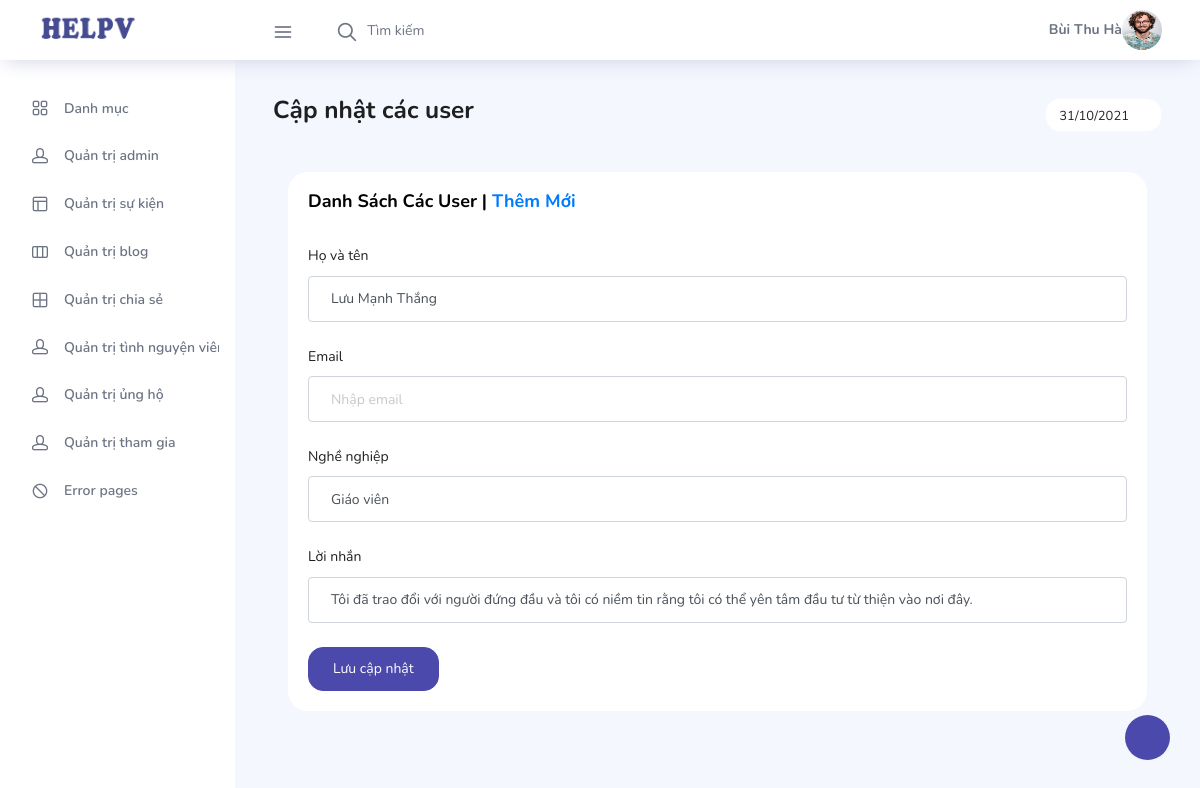
Screenshot of /admin/chia_se_sua.php?id=4 (signed in) with the database file from the repository.
### tables this page shows
CREATE TABLE `tbl_chia_se_user` (
  `id_chia_se` int(11) NOT NULL,
  `ten` varchar(50) NOT NULL,
  `email` text DEFAULT NULL,
  `nghe_nghiep` varchar(50) DEFAULT NULL,
  `loi_nhan` text NOT NULL,
  `id_admin` int(11) NOT NULL DEFAULT 1
);

### admin/chia_se_sua.php (the view, shortened to what this page needs)
<?php
$ten=$_SESSION['ten'];
$anh=$_SESSION['anh'];
;?>
<!DOCTYPE html>
<html lang="en">
<head>
  <link rel="stylesheet" href="vendors/feather/feather.css">
  <link rel="stylesheet" href="vendors/ti-icons/css/themify-icons.css">
  <link rel="stylesheet" href="vendors/css/vendor.bundle.base.css">
  <link rel="stylesheet" href="vendors/datatables.net-bs4/dataTables.bootstrap4.css">
  <link rel="stylesheet" href="vendors/ti-icons/css/themify-icons.css">
  <link rel="stylesheet" type="text/css" href="js/select.dataTables.min.css">
  <link rel="stylesheet" href="css/vertical-layout-light/style.css">
</head>
<body>
  <div class="container-scroller">
    <nav class="navbar col-lg-12 col-12 p-0 fixed-top d-flex flex-row">
      <div class="text-center navbar-brand-wrapper d-flex align-items-center justify-content-center">
       <a class="navbar-brand brand-logo mr-5" href="index.php"><img src="images/a.jpg" class="mr-2" alt="logo"/></a>
      </div>
      <div class="navbar-menu-wrapper d-flex align-items-center justify-content-end">
        <button class="navbar-toggler navbar-toggler align-self-center" type="button" data-toggle="minimize">
          <span class="icon-menu"></span>
        </button>
        <ul class="navbar-nav mr-lg-2">
          <li class="nav-item nav-search d-none d-lg-block">
            <div class="input-group">
              <div class="input-group-prepend hover-cursor" id="navbar-search-icon">
                <span class="input-group-text" id="search">
                  <i class="icon-search"></i>
                </span>
              </div>
              <input type="text" class="form-control" id="navbar-search-input" placeholder="Tìm kiếm" aria-label="search" aria-describedby="search">
            </div>
          </li>
        </ul>
        <ul class="navbar-nav navbar-nav-right">
          <li class="nav-item nav-profile dropdown">
          <strong><?php echo $ten ;?></strong>
            <a class="nav-link dropdown-toggle" href="#" data-toggle="dropdown" id="profileDropdown">
              <img src="../<?php echo $anh ;?>" alt="profile"/>
            </a>
          </li>
        </ul>
      </div>
    </nav>
    <div class="container-fluid page-body-wrapper">
      <div class="theme-setting-wrapper">
        <div id="settings-trigger"><i class="ti-settings"></i></div>
      </div>
      <nav class="sidebar sidebar-offcanvas" id="sidebar">
        <ul class="nav">
          <li class="nav-item">
            <a class="nav-link" href="index.php">
              <i class="icon-grid menu-icon"></i>
              <span class="menu-title">Danh mục</span>
            </a>
          </li>
          <li class="nav-item">
            <a class="nav-link" href="quan_tri_admin.php">
              <i class="icon-head menu-icon"></i>
              <span class="menu-title">Quản trị admin</span>
            </a>
          </li>
          <li class="nav-item">
            <a class="nav-link" href="quan_tri_su_kien.php">
              <i class="icon-layout menu-icon"></i>
              <span class="menu-title">Quản trị sự kiện</span>
            </a>
          </li>
          <li class="nav-item">
            <a class="nav-link" href="quan_tri_blog.php">
              <i class="icon-columns menu-icon"></i>
              <span class="menu-title">Quản trị blog</span>
            </a>
          </li>
          <li class="nav-item">
            <a class="nav-link" href="quan_tri_chia_se.php">
              <i class="icon-grid-2 menu-icon"></i>
              <span class="menu-title">Quản trị chia sẻ</span>
            </a>
          </li>
          <li class="nav-item">
            <a class="nav-link" href="quan_tri_tinh_nguyen_vien.php">
              <i class="icon-head menu-icon"></i>
              <span class="menu-title">Quản trị tình nguyện viên</span>
            </a>
          </li>
          <li class="nav-item">
            <a class="nav-link" data-toggle="collapse" href="#auth" aria-expanded="false" aria-controls="auth">
              <i class="icon-head menu-icon"></i>
              <span class="menu-title">Quản trị ủng hộ</span>
              <i class="menu-arrow"></i>
            </a>
          </li>
          <li class="nav-item">
            <a class="nav-link" href="quan_tri_tham_gia.php">
              <i class="icon-head menu-icon"></i>
              <span class="menu-title">Quản trị tham gia</span>
            </a>
          </li>
          <li class="nav-item">
            <a class="nav-link" data-toggle="collapse" href="#error" aria-expanded="false" aria-controls="error">
              <i class="icon-ban menu-icon"></i>
              <span class="menu-title">Error pages</span>
              <i class="menu-arrow"></i>
            </a>
          </li>
        </ul>
      </nav>
      <div class="main-panel">
        <div class="content-wrapper">
          <div class="row">
            <div class="col-md-12 grid-margin">
              <div class="row">
                <div class="col-12 col-xl-8 mb-4 mb-xl-0">
                  <h3 class="font-weight-bold">Cập nhật các user</h3>
                </div>
                <div class="col-12 col-xl-4">
                 <div class="justify-content-end d-flex">
                  <div class="dropdown flex-md-grow-1 flex-xl-grow-0">
                    <button class="btn btn-sm btn-light bg-white dropdown-toggle" type="button" id="dropdownMenuDate2">
                     <i class="mdi mdi-calendar"></i><?php echo date("d/m/Y") ;?>
                    </button>
                  </div>
                 </div>
                </div>
              </div>
            </div>
          </div>
          <div class="col-lg-12 stretch-card">
              <div class="card">
                <div class="card-body">
                  <h4 class="card-title">Danh sách các user | <a href="chia_se_them_moi.php">Thêm mới</a></h4>
                  <div class="table-responsive pt-3">
                    <?php
                                    include('../config.php');
                    $id_chia_se =$_GET["id"];
                    $sql = "
                            SELECT *
                            from tbl_chia_se_user
                            where id_chia_se = ".$id_chia_se."
                            order by id_chia_se desc";
                    $noi_dung_chia_se = mysqli_query($ket_noi, $sql);
                    $row = mysqli_fetch_array($noi_dung_chia_se);
                        ;?>
                    <form class="forms-sample" method="POST" action="chia_se_sua_thuc_hien.php" enctype="multipart/form-data">
                    <div class="form-group">
                      <label for="txtTen">Họ và tên</label>
                      <input type="text" class="form-control" id="txtTen" name="txtTen" placeholder="Nhập họ và tên" value="<?php echo $row['ten'] ;?>"/>
                    </div>
                    <div class="form-group">
                      <label for="txtEmail">Email</label>
                      <input type="text" class="form-control" id="txtEmail" name="txtEmail" placeholder="Nhập email" value="<?php echo $row['email'] ;?>"/>
                    </div>
                    <div class="form-group">
                      <label for="txtNgheNghiep">Nghề nghiệp</label>
                      <input type="text" class="form-control" id="txtNgheNghiep" name="txtNgheNghiep" placeholder="Nhập nghề nghiệp" value="<?php echo $row['nghe_nghiep'] ;?>"/>
                    </div>
                    <div class="form-group">
                      <label for="txtLoiNhan">Lời nhắn</label>
                      <input type="text" class="form-control" id="txtLoiNhan" name="txtLoiNhan" placeholder="Viết một lời nhắn" value="<?php echo $row['loi_nhan'] ;?>"/>
                    </div>
                    <div>
                    <button type="submit" class="btn btn-primary mr-2">Lưu cập nhật</button>
                    </div>
                  </form>
                  </div>
                </div>
              </div>
            </div>
          </div>
        </div>
      </div>
    </div>
</body>
</html>

### rows the page displays
tbl_chia_se_user: txtTen "Lưu Mạnh Thắng", txtNgheNghiep "Giáo viên", txtLoiNhan "Tôi đã trao đổi với người đứng đầu và tôi có niềm tin rằng tôi có thể yên tâm đầu tư từ thiện vào nơi đây."

### other values shown
$ten "Bùi Thu Hà"
